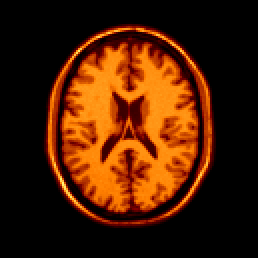
%> input picture T0_brain3.bmp, 129 x 129 px (shown 2 times larger)
$ octave pTrasform_PET15.m   (GNU Octave 9; MATLAB toolbox functions it lacks are replaced by stand-ins)
%> lines starting %> are read from the running program, lines starting %| are printed output that depends on the picture
### pLaplace/lapi.m
%%%%%%%%%%%%%%%%%%%%%%%%%%%%%%%%%%%%%%%%%%%%%%%%%%%%%%%%%%%%%%%%%%
%% p-Laplace operator
%% according to "Stable Explicit p-Laplacian Flows based on Nonlinear Eigenvalue Analysis"

function Delta_pu = lapi(u,p)

[grad_x,grad_y] = grad(u);
theta = atan2(grad_y,grad_x);
cosTH = cos(theta);
sinTH = sin(theta);

grad_x2 = grad_x.^2;
grad_y2 = grad_y.^2;
aGrad = sqrt(grad_x2 + grad_y2);
aGradP = aGrad.^(p-1);

Delta_pu = div(cosTH.*aGradP,sinTH.*aGradP);

### pTrasform_PET15.m
close all;
clear all;
clc;

rng(41001);
addpath './pLaplace';

f = imread('T0_brain3.bmp');
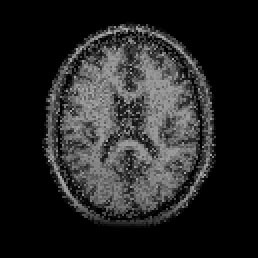
%> f: size 129x129 uint8 (shown 2 times larger); min 0, max 175, mean 36.7
% f = double(rgb2gray(f));
f = imresize(f,0.5);
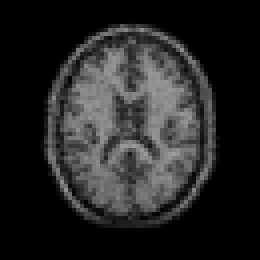
%> f: size 65x65 uint8 (shown 4 times larger); min 0, max 156, mean 36.7

f = f - mean(f(:));
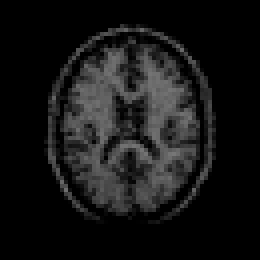
%> f: size 65x65 uint8 (shown 4 times larger); min 0, max 119, mean 21.5
f = double(f)/double(max(f(:)));
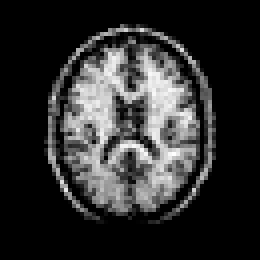
%> f: size 65x65 double (shown 4 times larger); min 0, max 1, mean 0.181
u = f;
u = u - mean(u(:));
[row,col] = size(f);
%> row = 65; col = 65
h=figure();imshow(f,[])
h.InnerPosition(3)=col;
drawnow;
h.InnerPosition(4)=floor(h.InnerPosition(3)*90/64);
ha = gca;
set(ha,'position',[0 0 1 1]); %[left bottom width height]
h = gcf;
set(h,'color','w');

uini = u;


p = 1.5;
dt = 1e-4;
Delta_pu = lapi(u,p);
%> the run ends on the next line
